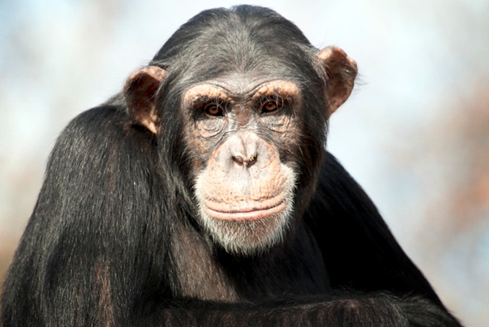
#> input picture resources/monkey.png, 489 x 327 px
$ python lab_5.py
#> lines starting #> are read from the running program, lines starting #| are printed output that depends on the picture; after the words box and inside, x2 and y2 are one past the last pixel; in counts of white or black regions, pixels touching at a corner belong together
import cv2
import numpy as np
import time

image1 = cv2.imread("../resources/monkey.png")
#> image1 is the input picture: shape (327, 489, 3); mean B, G, R 128.8, 134.1, 136.7
image2 = cv2.imread("../resources/eye.png")
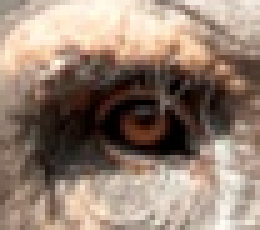
#> input picture resources/eye.png, 52 x 46 px (shown 5 times larger)
#> image2 is the input picture: shape (46, 52, 3); mean B, G, R 114.3, 128.6, 148.6

image1_gray = cv2.cvtColor(image1, cv2.COLOR_BGR2GRAY)
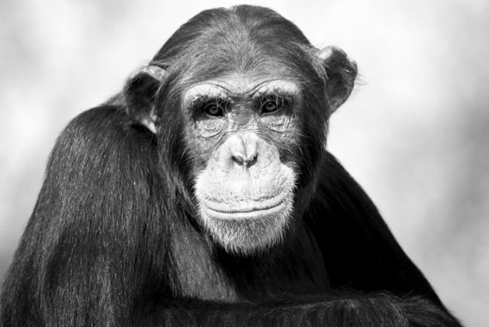
#> image1_gray: shape (327, 489); min 0, max 254, mean 134.3
image2_gray = cv2.cvtColor(image2, cv2.COLOR_BGR2GRAY)
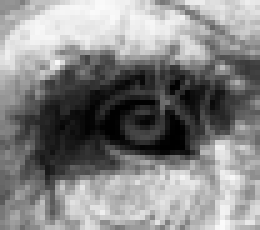
#> image2_gray: shape (46, 52) (shown 5 times larger); min 0, max 251, mean 132.9

w, h = image2_gray.shape[::-1]
#> w = 52; h = 46

res = cv2.matchTemplate(image1_gray, image2_gray, cv2.TM_CCOEFF_NORMED)
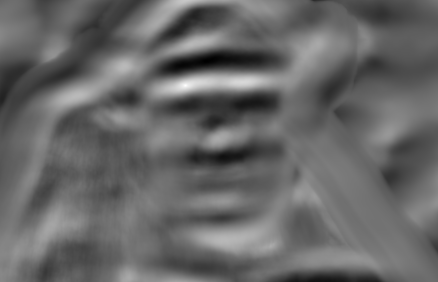
#> res: shape (282, 438) float32; min -0.661, max 1, mean 0.0135; drawn with min black and max white
min_val, max_val, min_loc, max_loc = cv2.minMaxLoc(res)
#> min_val = -0.661; max_val = 1; min_loc = (205, 61); max_loc = (185, 85)
top_left = max_loc
#> top_left = (185, 85)
bottom_right = (top_left[0] + w, top_left[1] + h)
#> bottom_right = (237, 131)

cv2.rectangle(image1, top_left, bottom_right, (0, 0, 255), 10)
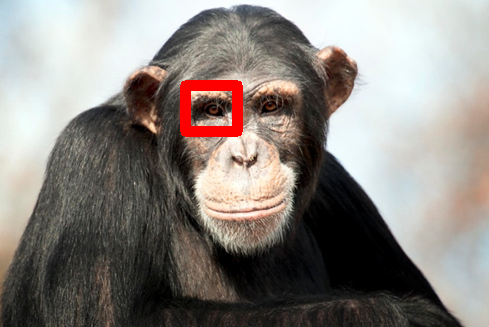
#> image1: shape (327, 489, 3); 1.32% of pixels changed, all inside (x1, y1, x2, y2) = (180, 80, 243, 137)
cv2.imshow('Detected', image1)
cv2.waitKey(0)


def freq_filter(shape, d0, n=None, type='gaussian'):
    rows, cols = shape
    x = np.linspace(-0.5, 0.5, cols)
    y = np.linspace(-0.5, 0.5, rows)
    u, v = np.meshgrid(x, y)
    d = np.sqrt(u ** 2 + v ** 2)
    if type == 'butterworth':
        h = 1 / (1 + (d / d0) ** (2 * n))
    else:
        h = np.exp(-(d ** 2) / (2 * (d0 ** 2)))
    return h


F = np.fft.fft2(image1_gray)
Fshift = np.fft.fftshift(F)

d0_values = [0.05, 0.1, 0.15, 0.2, 0.25]

cv2.imshow('orig', image1_gray)
cv2.waitKey(0)

for d0 in d0_values:
    print("-" * 50 + f"d0 = {d0}" + "-" * 50)

    start_time = time.time()
    butterworth = freq_filter(image1_gray.shape, d0=d0, n=2, type='butterworth')
    filtered_image_bw = np.abs(np.fft.ifft2(np.fft.ifftshift(Fshift * butterworth)))
    end_time = time.time()
    print("Butterworth time:", d0, end_time - start_time)

    start_time = time.time()
    gaussian = freq_filter(image1_gray.shape, d0=d0)
    filtered_image_gauss = np.abs(np.fft.ifft2(np.fft.ifftshift(Fshift * gaussian)))
    end_time = time.time()
    print("Gaussian time:", d0, end_time - start_time)

    cv2.imshow(f"Butterworth d0 = {d0}", np.uint8(filtered_image_bw))
    cv2.imshow(f"Gaussian d0 = {d0}", np.uint8(filtered_image_gauss))
    cv2.waitKey(0)
#> this loop made 5 passes
#> pass 1, `filtered_image_bw = np.abs(np.fft.ifft2(np.fft.ifftshift(Fshift * butt..`:
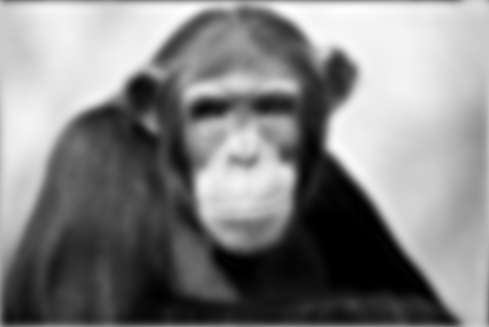
#> filtered_image_bw: shape (327, 489) float64; min 1.65e-06, max 261.5, mean 134.3; drawn with min black and max white
#> pass 1, `cv2.imshow(f"Butterworth d0 = {d0}", np.uint8(filtered_image_bw))`:
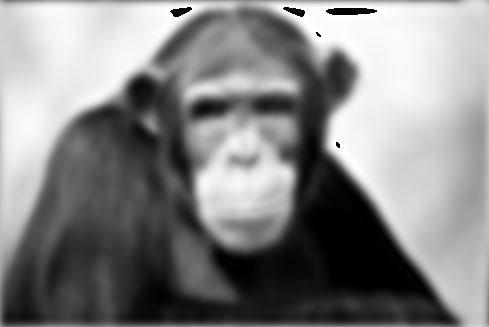
#> window 'Butterworth d0 = 0.05': shape (327, 489); min 0, max 255, mean 132.9
cv2.destroyAllWindows()
